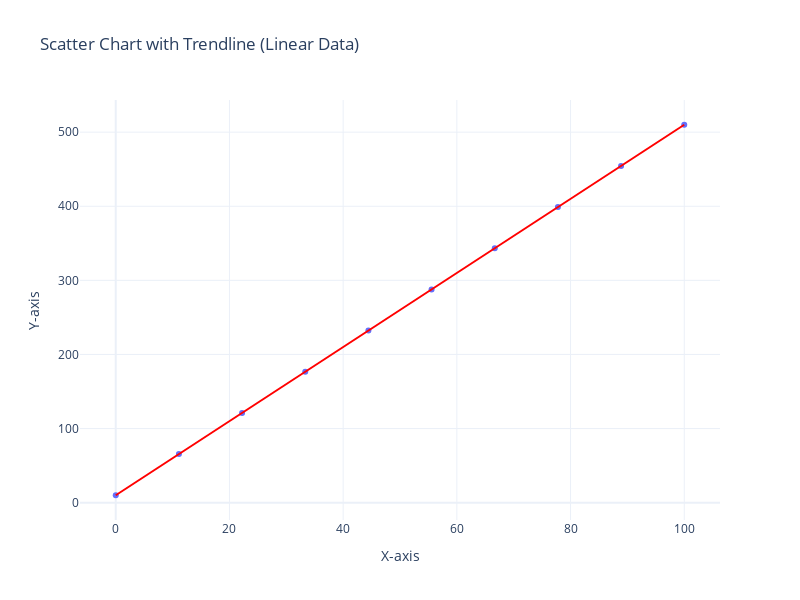

The code cell stored with this chart in its notebook:
### Code cell
import plotly.express as px
import numpy as np
import pandas as pd

# Generate linear data
x = np.linspace(0, 100, 10)  # 100 evenly spaced x values between 0 and 100
y = 5 * x + 10  # Linear function: y = 5x + 10

# Create a DataFrame
data = pd.DataFrame({'x': x, 'y': y})

# Plot scatter chart with trendline
fig = px.scatter(data, x='x', y='y', title='Scatter Chart with Trendline (Linear Data)',
                 labels={'x': 'X-axis', 'y': 'Y-axis'},
                 trendline='ols', trendline_color_override='red')  # Ordinary Least Squares regression for trendline

# Show the plot
fig.show()

# Extract trendline results
results = px.get_trendline_results(fig)
ols_model = results.iloc[0]["px_fit_results"]  # OLS regression model

# Print p-value and R²
print("Random Data:")
print("P-Value:", ols_model.pvalues[1])  # p-value for the slope
print("R²:", ols_model.rsquared)

### Figure 1 — Plotly figure (JSON) as saved in the notebook; plotly's stock layout.template omitted (floating-point values rounded to 4 significant figures)
{"data": [{"hovertemplate": "X-axis=%{x}<br>Y-axis=%{y}<extra></extra>", "legendgroup": "", "marker": {"color": "#636efa", "symbol": "circle"}, "mode": "markers", "name": "", "orientation": "v", "showlegend": false, "type": "scatter", "x": [0, 11.11, 22.22, 33.33, 44.44, 55.56, 66.67, 77.78, 88.89, 100], "xaxis": "x", "y": [10, 65.56, 121.1, 176.7, 232.2, 287.8, 343.3, 398.9, 454.4, 510], "yaxis": "y"}, {"hovertemplate": "<b>OLS trendline</b><br>y = 5 * x + 10<br>R<sup>2</sup>=1.000000<br><br>X-axis=%{x}<br>Y-axis=%{y} <b>(trend)</b><extra></extra>", "legendgroup": "", "line": {"color": "red"}, "marker": {"color": "#636efa", "symbol": "circle"}, "mode": "lines", "name": "", "showlegend": false, "type": "scatter", "x": [0, 11.11, 22.22, 33.33, 44.44, 55.56, 66.67, 77.78, 88.89, 100], "xaxis": "x", "y": [10.0, 65.56, 121.1, 176.7, 232.2, 287.8, 343.3, 398.9, 454.4, 510], "yaxis": "y"}], "layout": {"height": 600, "legend": {"tracegroupgap": 0}, "title": {"text": "Scatter Chart with Trendline (Linear Data)"}, "width": 800, "xaxis": {"anchor": "y", "domain": [0, 1], "title": {"text": "X-axis"}}, "yaxis": {"anchor": "x", "domain": [0, 1], "title": {"text": "Y-axis"}}}}
